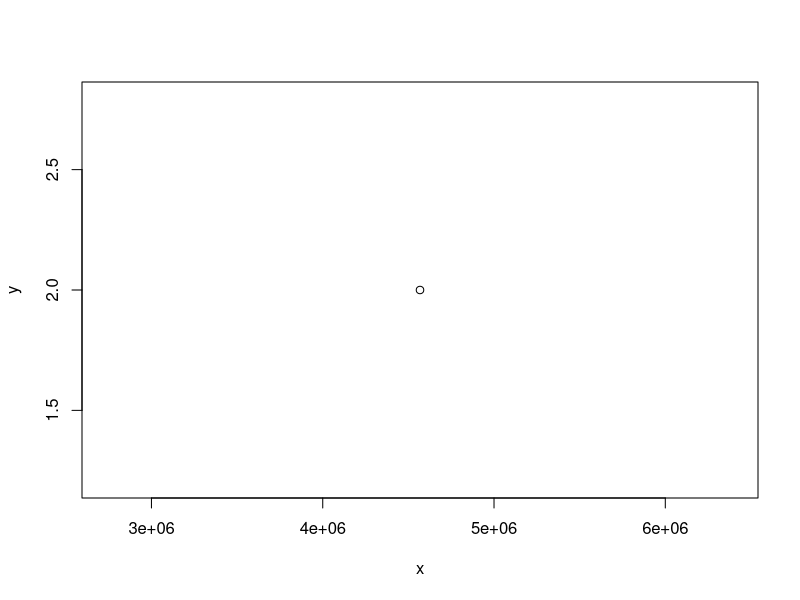

Source code (R):
## ---- chunk 1
a <- runif(n=99)
x <-4567869
y<-2
b <- runif(n=100)
plot(x, y)
